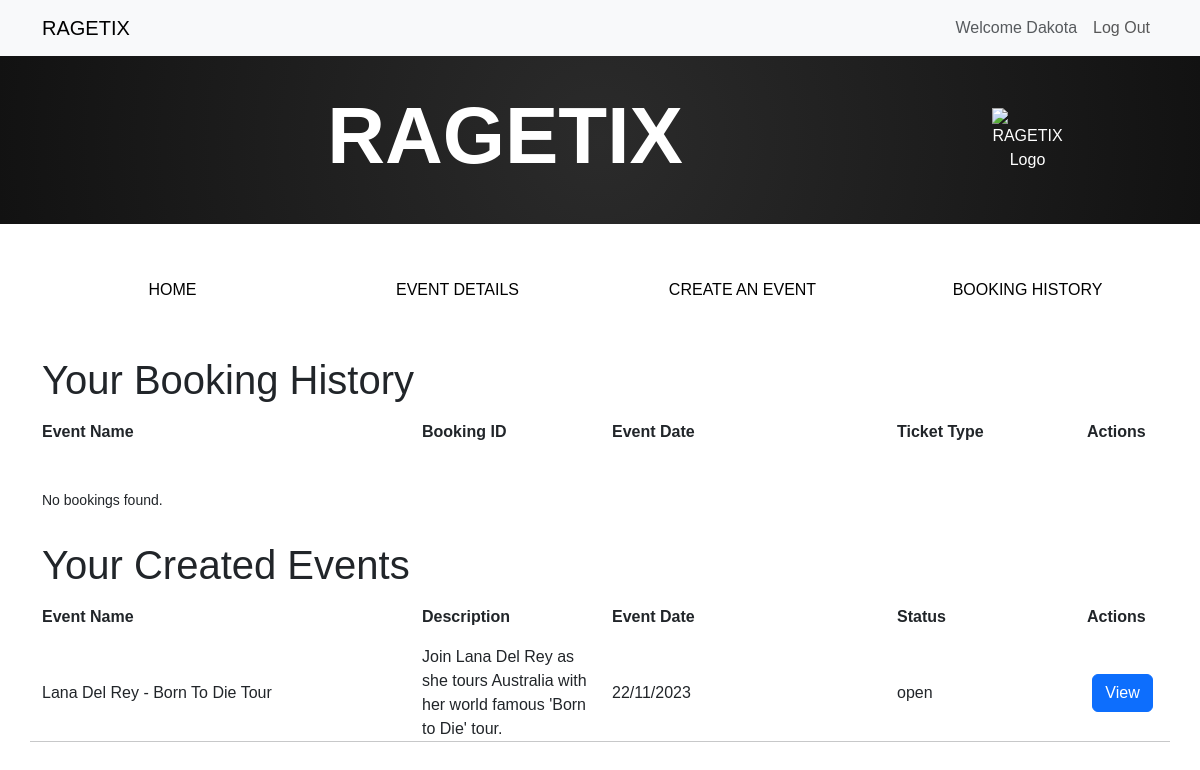
Before: /events/booking_history (signed in) with the older database file.
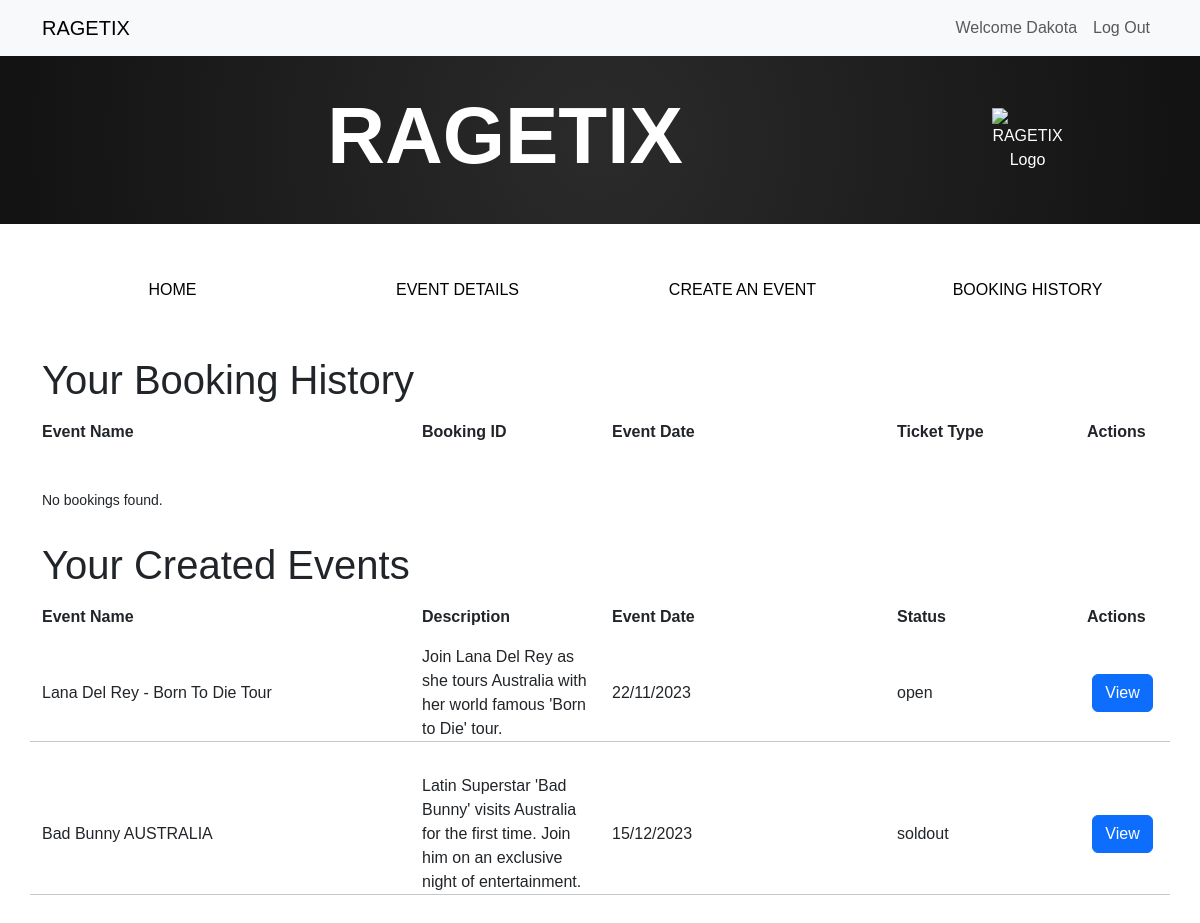
After: the same page with the newer database file.
### website/models.py (models this page shows, shortened)
class User(db.Model, UserMixin):
    __tablename__ = 'users'
    id = db.Column(db.Integer, primary_key=True)
    name = db.Column(db.String(100), index=True, unique=True, nullable=False)  # User's name
    emailid = db.Column(db.String(100), index=True, nullable=False)  # User's email
    password_hash = db.Column(db.String(255), nullable=False)  # Hashed password
    comments = db.relationship('Comment', backref='user')  # Relationship to comments
    events_created = db.relationship('Event', backref='creator', lazy='dynamic')

class Event(db.Model):
    __tablename__ = 'events'
    id = db.Column(db.Integer, primary_key=True)
    name = db.Column(db.String(80))  # Event name
    description = db.Column(db.String(200))  # Event description
    date = db.Column(db.String(200))  # Event date
    status = db.Column(db.String(200))  # Event date
    venue = db.Column(db.String(200))  # Event venue
    image = db.Column(db.String(400))  # Event image
    comments = db.relationship('Comment', backref='event')  # Relationship to comments
    user_id = db.Column(db.Integer, db.ForeignKey('users.id'))

### website/events.py (the view)
@bp.route('/booking_history')
@login_required
def booking_history():
    user_bookings = Booking.query.filter_by(user_id=current_user.id, is_history=True).all()
    user_events = current_user.events_created.all()
    return render_template('events/history.html', user_bookings=user_bookings, user_events=user_events)

### website/templates/events/history.html
{% extends "base.html" %}
{% import "bootstrap5/form.html" as wtf %}
{% block content %}
  <div class="container">
    <h1>Your Booking History</h1>
    <div class="row mt-3">
      <div class="col-md-4 col-12"><strong>Event Name</strong></div>
      <div class="col-md-2 col-12"><strong>Booking ID</strong></div>
      <div class="col-md-3 col-12"><strong>Event Date</strong></div>
      <div class="col-md-2 col-12"><strong>Ticket Type</strong></div>
      <div class="col-md-1 col-12"><strong>Actions</strong></div>
    </div>
    {% for booking in user_bookings %}
      <div class="row mt-3 flex-md-row flex-column align-items-md-center">
        <div class="col-md-4 col-12">
          {{ booking.event.name }}
        </div>
        <div class="col-md-2 col-12">
          {{ booking.booking_reference }}
        </div>
        <div class="col-md-3 col-12">
          {{ booking.event.date }}
        </div>
        <div class="col-md-2 col-12">
          {{ booking.ticket_type }} ({{ booking.quantity }})
        </div>
        <div class="col-md-1 col-12 text-center">
          <button class="btn btn-primary">Invoice</button>
        </div>
        <hr>
      </div>
    {% else %}
      <div class="row mt-3">
        <div class="col-12">
          <p>No bookings found.</p>
        </div>
      </div>
    {% endfor %}
    <h1>Your Created Events</h1>
    <div class="row mt-3">
      <div class="col-md-4 col-12"><strong>Event Name</strong></div>
      <div class="col-md-2 col-12"><strong>Description</strong></div>
      <div class="col-md-3 col-12"><strong>Event Date</strong></div>
      <div class="col-md-2 col-12"><strong>Status</strong></div>
      <div class="col-md-1 col-12"><strong>Actions</strong></div>
    </div>
    {% for event in user_events %}
      <div class="row mt-3 flex-md-row flex-column align-items-md-center">
        <div class="col-md-4 col-12">
          {{ event.name }}
        </div>
        <div class="col-md-2 col-12">
          {{ event.description }}
        </div>
        <div class="col-md-3 col-12">
          {{ event.date }}
        </div>
        <div class="col-md-2 col-12">
          {{ event.status }}
        </div>
        <div class="col-md-1 col-12 text-center">
          <a href="{{ url_for('event.show', id=event.id) }}" class="btn btn-primary">View</a>
        </div>
        <hr>
      </div>
    {% else %}
      <div class="row mt-3">
        <div class="col-12">
          <p>No events found.</p>
        </div>
      </div>
    {% endfor %}
  </div>
{% endblock %}

### website/templates/base.html (shortened to what this page needs)
<html>
<head>
    <link href="https://cdn.jsdelivr.net/npm/bootstrap@5.3.0-alpha3/dist/css/bootstrap.min.css" rel="stylesheet">
</head>
<body>
    <header>
        <nav class="navbar navbar-expand-lg navbar-light bg-light">
            <div class="container">
               <a href="/" class="navbar-brand">RAGETIX</a>
               <div class="collapse navbar-collapse justify-content-end" id="navbarSupportedContent">
                  <div class="navbar-nav ml-auto">
                     {% if current_user.is_authenticated %}
                        <a class="nav-item nav-link disabled text-muted" href="#">Welcome {{current_user.name}}</a>
                        <a class="nav-item nav-link" href="{{ url_for('auth.logout') }}">Log Out</a>
                     {% else %}
                        <a class="nav-item nav-link" href="{{ url_for('auth.register') }}">Register</a>
                        <a class="nav-item nav-link" href="{{ url_for('auth.login') }}">Log In</a>
                     {% endif %}
                  </div>
               </div>
            </div>
         </nav>
<head>
            <link href="https://cdn.jsdelivr.net/npm/bootstrap@5.3.1/dist/css/bootstrap.min.css" rel="stylesheet">
            <link href="../static/style/style1.css" rel="stylesheet">
          </head>
          <body class="mb-4">
            <div class="coloured-jumbotron-2 jumbotron-fluid text-center header-jumbotron mb-5">
              <div class="container">
                <div class="row align-items-center">
                  <div class="col-10 text-center">
                    <h1 class="display-1 bold-text">RAGETIX</h1>
                  </div>
                  <div class="col-1">
                    <img src="../static/image/ragetix-logo.png" alt="RAGETIX Logo" class="float-end" style="max-width: 100px;">
                  </div>
                </div>
              </div>
            </div>
            <div class="container mb-5">
              <div class="row justify-content-center">
                <div class="col-3 text-center">
                  <button type="button" class="btn nav-btn"><a href="/" class="custom-link">HOME</a></button>
                </div>
                <div class="col-3 text-center">
                  <button type="button" class="btn nav-btn btn-block"><a href="#" class="custom-link">EVENT DETAILS</a></button>
                </div>
                <div class="col-3 text-center">
                  <button type="button" class="btn nav-btn btn-block"><a href="{{ url_for('event.create') }}" class="custom-link">CREATE AN EVENT</a></button>
                </div>
                <div class="col-3 text-center">
                  <button type="button" class="btn nav-btn btn-block"><a href="{{ url_for('event.booking_history') }}" class="custom-link">BOOKING HISTORY</a></button>
                </div>
                </div>
              </div>
    </header>
    {% block content %}
    {% endblock %}
</body>
</html>

### website/static/style/style1.css (style rules this page uses)
body { font-family: 'Manrope', sans-serif }
p { font-size: 14px; margin-top: 30px; margin-bottom: 30px; }
.nav-btn { background-color: transparent; border: none; }
.custom-link { color: black; text-decoration: none; }
.header-jumbotron { background-color: #222222; color: white; margin-bottom: 20px; padding: 2rem 1rem; }
.bold-text { font-weight: bold; }
.coloured-jumbotron-2 { background: radial-gradient(circle, #2b2b2b, #121212); }

Changed rows visible on the page:
added Event: name "Bad Bunny AUSTRALIA", description "Latin Superstar 'Bad Bunny' visits Australia for the first time. Join him on an exclusive night of entertainment.", date "15/12/2023", status "soldout"
